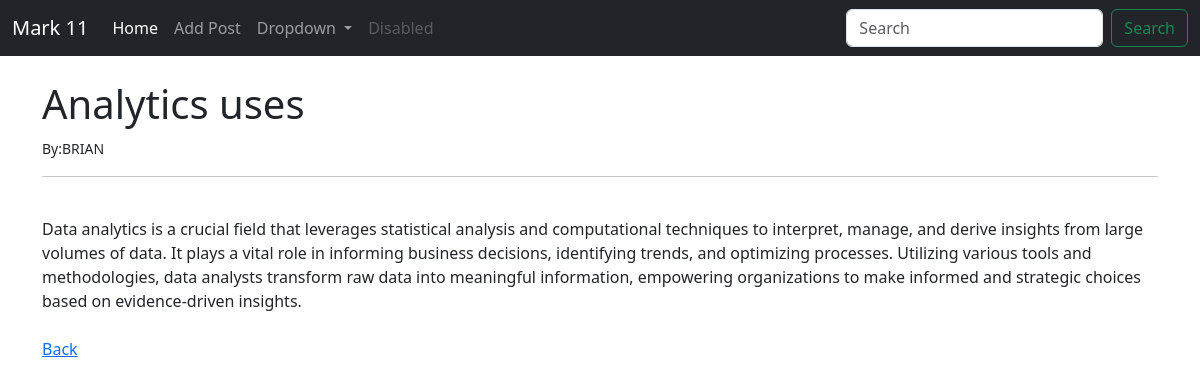
Screenshot of /article/4 with the database file from the repository.
### theblog/models.py (models this page shows, shortened)
class Post(models.Model):
	title=models.CharField(max_length=255)
	title_tag=models.CharField(max_length=255, default="Mark 11 blog")
	author=models.ForeignKey(User, on_delete=models.CASCADE)
	body=models.TextField()

### theblog/views.py (the view)
# urls.py: path('article/<int:pk>',ArticleDetailView.as_view(), name='article-details'),
class ArticleDetailView(DetailView):
	model=Post
	template_name='article_details.html'

### theblog/templates/article_details.html (shortened to what this page needs)
{% extends 'base.html' %}
{% block content %}
<h1>{{post.title}}</h1>
<small> By:{{post.author.first_name}}{{post.author.name_name}}</small><br/>
<hr>
<br/>
{{post.body}}
<br/><br/>
<a href="{% url 'home'%}">Back</a>
{% endblock %}

### rows the page displays
Post: title "Analytics uses", author.first_name "BRIAN", body "Data analytics is a crucial field that leverages statistical analysis and computational techniques to interpret, manage, and derive insights from large volumes of data. It plays a vital role in informing business decisions, identifying trends, and optimizing processes. Utilizing various tools and methodologies, data analysts transform raw data into meaningful information, empowering organizations to make informed and strategic choices based on evidence-driven insights."
